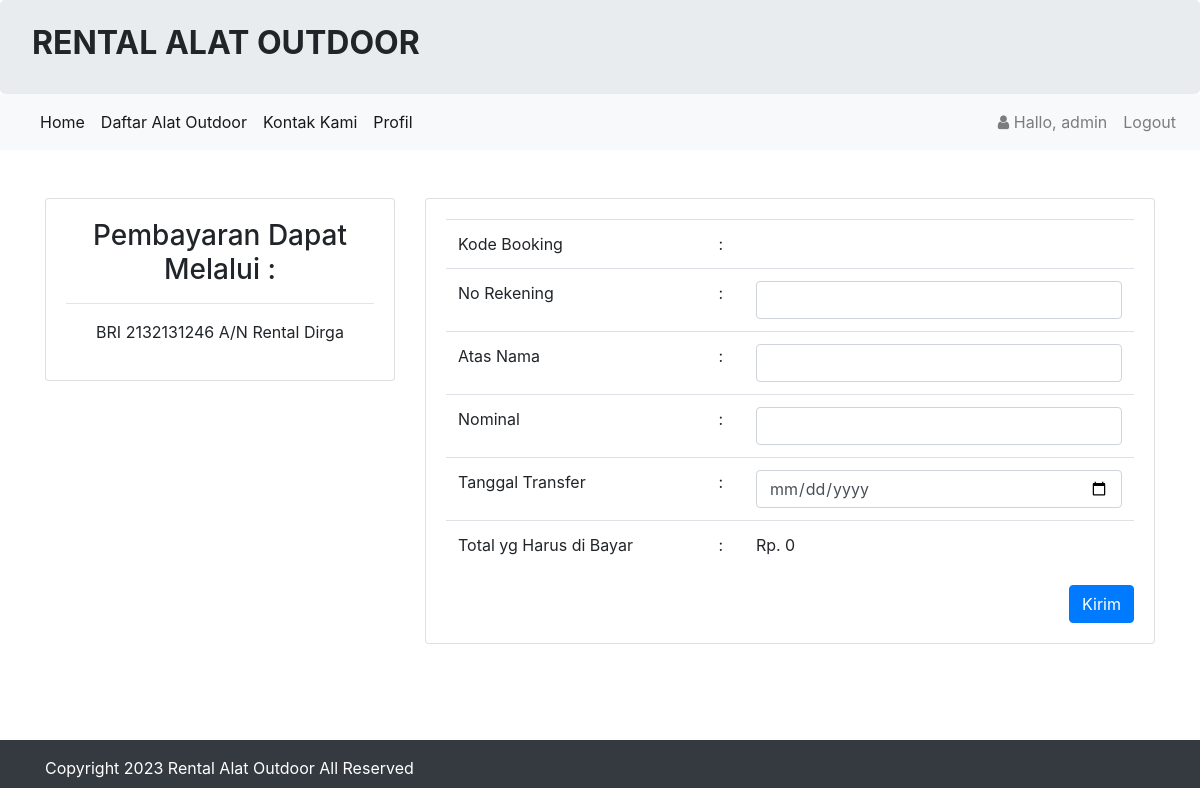
Before: /konfirmasi.php?id=1688030636 (signed in) with the older database file.
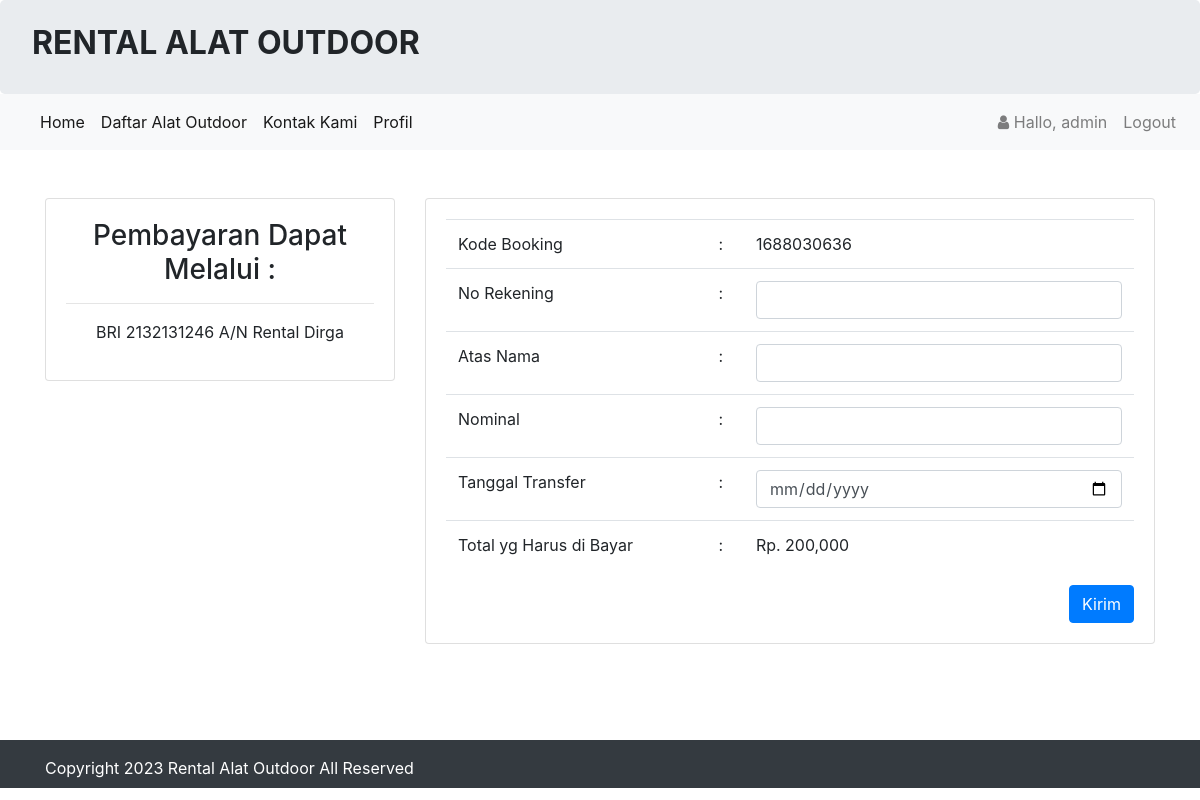
After: the same page with the newer database file.
### tables this page shows
CREATE TABLE `booking` (
  `id_booking` int(11) NOT NULL,
  `kode_booking` varchar(255) NOT NULL,
  `id_login` int(11) NOT NULL,
  `id_alat` int(11) NOT NULL,
  `ktp` varchar(255) NOT NULL,
  `nama` varchar(255) NOT NULL,
  `alamat` varchar(255) NOT NULL,
  `no_tlp` varchar(15) NOT NULL,
  `tanggal` varchar(255) NOT NULL,
  `tanggal_kembali` varchar(255) NOT NULL,
  `total_harga` int(11) NOT NULL,
  `konfirmasi_pembayaran` varchar(255) NOT NULL,
  `tgl_input` varchar(255) NOT NULL
);

### konfirmasi.php (the view, shortened to what this page needs)
<?php
    require 'koneksi/koneksi.php';
    include 'header.php';
    $kode_booking = $_GET['id'];
    $hasil = $koneksi->query("SELECT * FROM booking WHERE kode_booking = '$kode_booking'")->fetch();
?>
<br>
<br>
<div class="container">
<div class="row">
    <div class="col-sm-4">
        <div class="card">
            <div class="card-body">
                <center><h3>Pembayaran Dapat Melalui :</h3>
                <hr/>
                <p> BRI 2132131246 A/N Rental Dirga </p></center>
            </div>
        </div>
    </div>
    <div class="col-sm-8">
         <div class="card">
           <div class="card-body">
               <form method="post" action="koneksi/proses.php?id=konfirmasi">
                    <table class="table">
                        <tr>
                            <td>Kode Booking  </td>
                            <td> :</td>
                            <td><?php echo $hasil['kode_booking'];?></td>
                        </tr>
                        <tr>
                            <td>No Rekening   </td>
                            <td> :</td>
                            <td><input type="text" name="no_rekening" required class="form-control"></td>
                        </tr>
                        <tr>
                            <td>Atas Nama </td>
                            <td> :</td>
                            <td><input type="text" name="nama" required class="form-control"></td>
                        </tr>
                        <tr>
                            <td>Nominal  </td>
                            <td> :</td>
                            <td><input type="text" name="nominal" required class="form-control"></td>
                        </tr>
                        <tr>
                            <td>Tanggal  Transfer</td>
                            <td> :</td>
                            <td><input type="date" name="tgl" required class="form-control"></td>
                        </tr>
                        <tr>
                            <td>Total yg Harus di Bayar </td>
                            <td> :</td>
                            <td>Rp. <?php echo number_format($hasil['total_harga']);?></td>
                        </tr>
                    </table>
                    <button type="submit" class="btn btn-primary float-right">Kirim</button>
               </form>
           </div>
         </div>
    </div>
</div>
</div>
<br>
<br>
<br>
<?php include 'footer.php';?>

Changed rows visible on the page:
added booking: kode_booking "1688030636", total_harga "200,000"
Other visible differences:
$hasil['total_harga']: "0" → (not shown)
